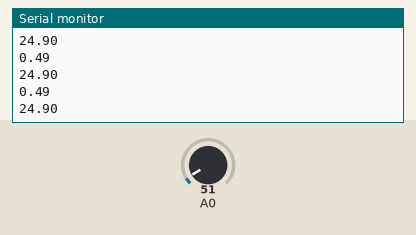
A sketch run on a simulated Arduino Uno, built with avr-gcc and run on an emulated ATmega328P. Shown: the last lines printed to the serial monitor. The test bench sets the inputs (shaded band); at power-on: A0 = 51.

Above: at 1.8 s.
1.9 s: A0 set to 61
At 2.31 s:
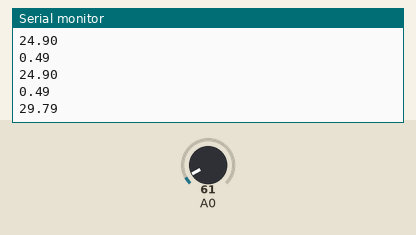
3.4 s: A0 set to 71
At 3.81 s:
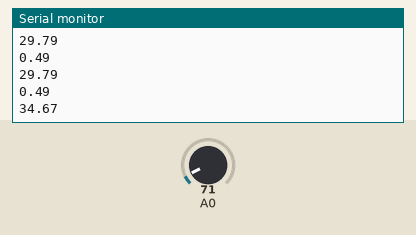
Timing chart, 0 to 6.4 s (numbered marks = the images above; inputs shaded):
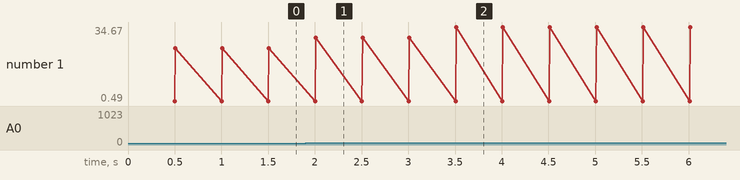

Measured:
- after the input at 1.9 s, the serial monitor: prints a new line after 0.11 s (image 1)
- after the input at 3.4 s, the serial monitor: prints a new line after 0.11 s (image 2)
- plotted number 1: 24.9 → 29.79 after the input at 1.9 s, 29.79 → 34.67 after the input at 3.4 s

The sketch:

ADC_Exercise1.ino
```cpp
//ADC exercise
//Setup the Wemos D1 with an LM35 sensor.
//Display live temperatures on serial monitor (at a reasonable rate)


void setup() {
  pinMode(A0,INPUT);
  Serial.begin(9600);
}

//This function reads the analog value of the temperature and converts it to centigrage
//Arduino has a 10bit ADC which means 1024 bit from 0 to 5V
//By dividing 5 by 1024 we get 0.00488 or 4.88mV per step
//LM35 output voltage changes by 10mV every degree so we devide 4,88 by 10 to get 0,488
//Thats the multiplier we need to use to convert reading to centigrade
float ReadTemperature(){
  int reading = analogRead(A0);

//Puting that lenghty formula in numbers.
//When doing a single application its fine buttttt
//If you're doing a complex piece of code that does many things
//Try to avoid floats because their non native elements of the language that take a lot
//Of time to process. The reason i did it as a formula is so that I can reuse the code later
//On other Arduinos even the ones with difrent ADCs or Voltage levels
//Just change the 5 and 1024 to whatever is needed.
  float multi = (((5.0/1024.0)*1000.0)/10.0);
  Serial.println(multi);
  float temperature = reading*multi;
  return(temperature);
}


void loop() {
 delay(500);
 Serial.println(ReadTemperature());
}
```
